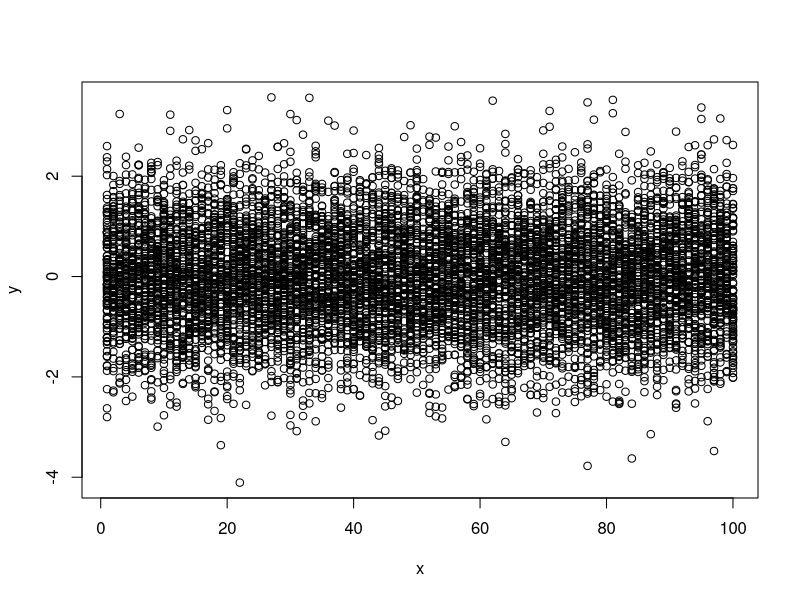

The R source for this figure:
# Project: Tom's Practice Project
# Author: Tom Kelly
# Created: 01/04/2017
#**********************************
# Load packages----
require(data.table)

# Create dummy data----
dt1 <- data.table(x = rep(1:100, 100),
                  y = rnorm(10000))
dt1

# Plot
plot(dt1)